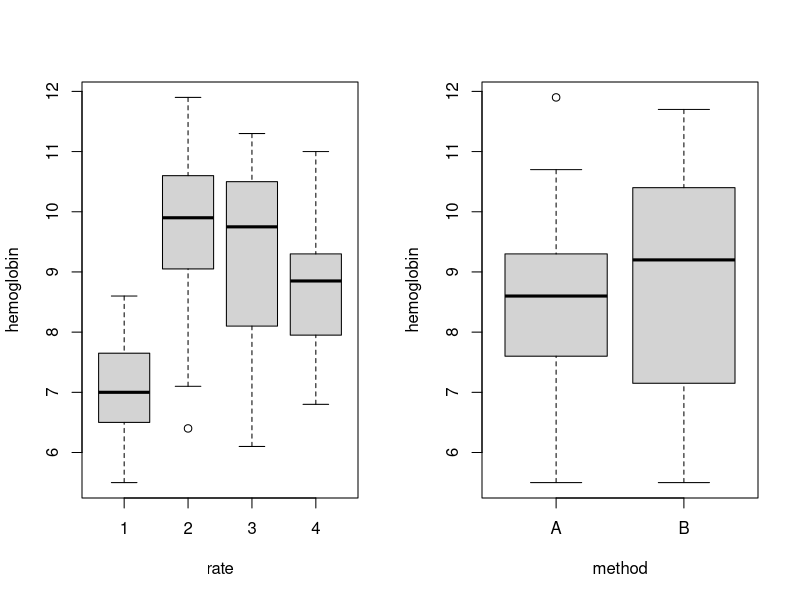
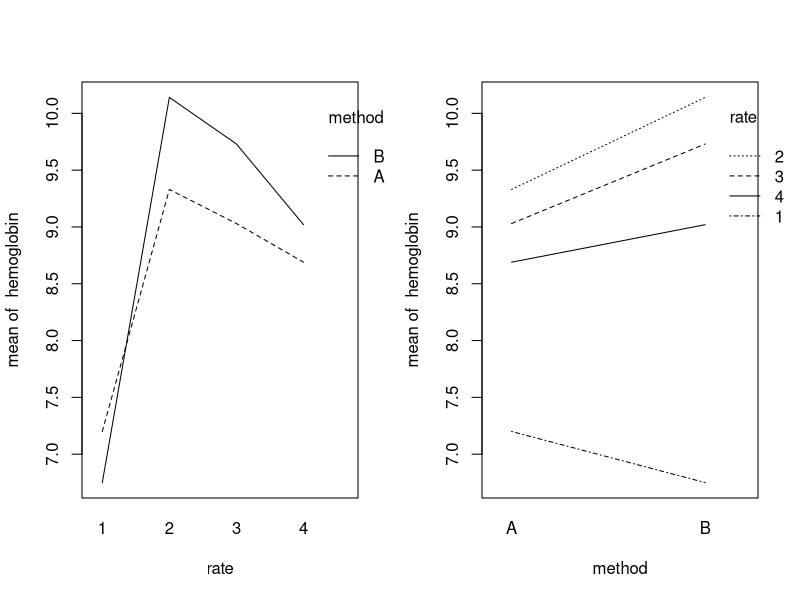
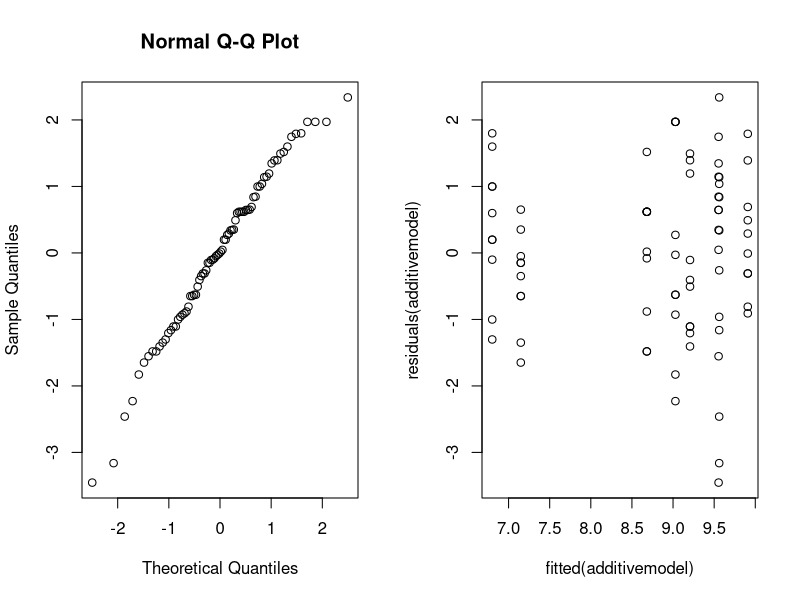
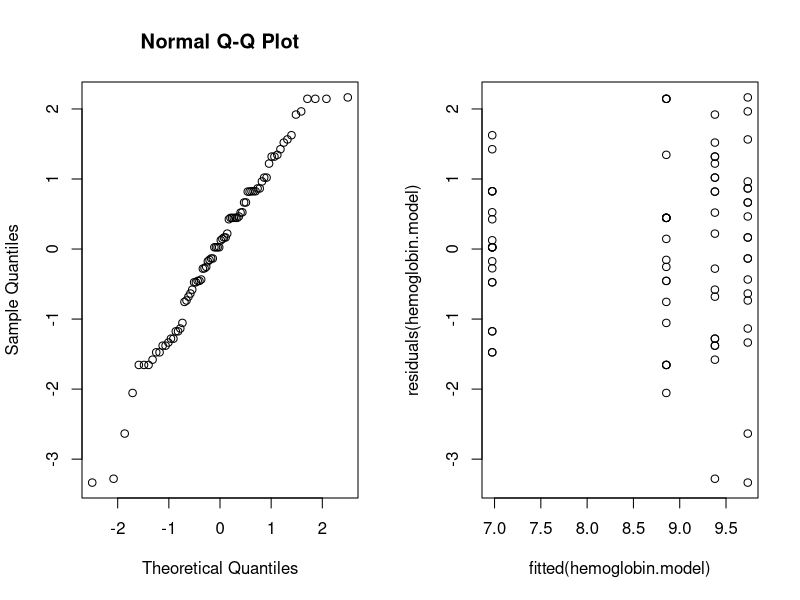

Write the R code that produced these figures, in order.
# Hemoglobin is measured (g/100 ml.) in the blood of brown trout after 35 days of treatment with four rates of sulfamerazine: the daily rates of 0, 5, 10 and 15 g of sulfamerazine per 100 pounds of fish, denoted as rates 1, 2, 3 and 4, respectively. 
# (Beware that the levels of the factor rate are coded by numbers.) Two methods (denoted as A and B) of administering the sulfamerazine were used.

data <- read.table("datas/hemoglobin.txt", header = TRUE)
data

# Present an R-code for the randomization process to distribute 80 fishes over all combinations of levels of factors rate and method.
I <- 4 ; J <- 2 ; N <- 10 # I : level 
rbind(rep(1:I,each=N*J), rep(1:J,N*I),sample(1:(N*I*J)))


# Perform the two-way ANOVA to test for effects of factors rate, method and their interaction on the response variable hemoglobin. Comment on your findings. 
attach(data)
par(mfrow=c(1,2)) ; boxplot(hemoglobin~rate) ; boxplot(hemoglobin~method) # Interactions are not visible

interaction.plot(rate,method,hemoglobin) ; interaction.plot(method,rate,hemoglobin)

data$rate = as.factor(data$rate) ; data$method = as.factor(data$method)
datamodel = lm(hemoglobin~rate*method, data = data)
anova(datamodel)

summary(datamodel)

# Which of the two factors has the greatest influence? Is this a good question? Consider the additive model. Which combination of rate and method yield the highest hemoglobin? Estimate the mean hemoglobin value for rate 3 by using method A.
# What rate leads to the highest mean hemoglobin? 

# Additive model
data$rate = as.factor(data$rate) ; data$method = as.factor(data$method)
additivemodel = lm(hemoglobin~rate+method, data = data)
anova(additivemodel)

summary(additivemodel)

# Checking the normality
qqnorm(residuals(additivemodel)) ; plot(fitted(additivemodel), residuals(additivemodel))

# Estimating the rate "3" by method "A"

sub.rate = subset(data, rate=="3")
sub.method = subset(sub.rate, method=="A")
mean.hemoglobin <- mean(sub.method$hemoglobin) ; mean.hemoglobin

# Test the null hypothesis that the hemoglobin is the same for all rates by a one-way ANOVA test, ignoring the variable method. Is it right/wrong or useful/not useful to perform this test on this data set?

hemoglobin.dataframe <- data.frame(hemoglobin = as.vector(as.matrix(data$hemoglobin)), rate = factor(rep(1:4,each=20)))
hemoglobin.dataframe  

is.factor(hemoglobin.dataframe$rate) ; is.numeric(hemoglobin.dataframe$rate)

hemoglobin.model = lm(hemoglobin~rate, data = hemoglobin.dataframe)  
anova(hemoglobin.model)   # one-way ANOVA assumes normality

summary(hemoglobin.model)
confint(hemoglobin.model)
qqnorm(residuals(hemoglobin.model)) ; plot(fitted(hemoglobin.model), residuals(hemoglobin.model)) # according to plots, there is no huge difference 

# A one-way ANOVA only involves one factor or independent variable, whereas there are two independent variables in a two-way ANOVA
# In a one-way ANOVA, the one factor or independent variable analyzed has three or more categorical groups. A two-way ANOVA instead compares multiple groups of two factors. 
